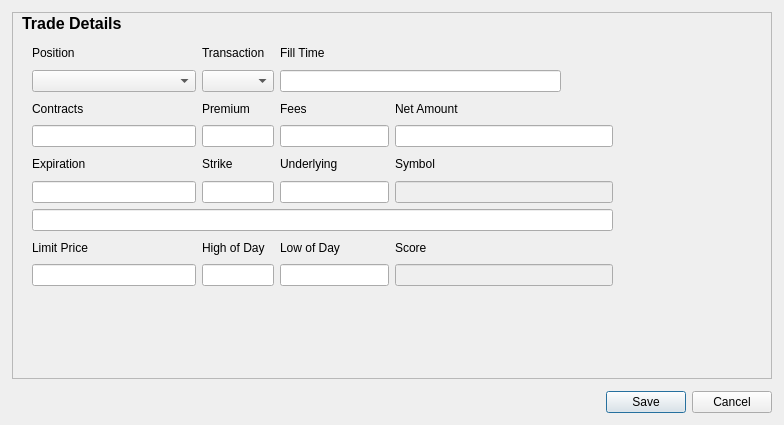
<?xml version="1.0" encoding="UTF-8"?>
<ui version="4.0">
 <class>tradeEntryDialog</class>
 <widget class="QDialog" name="tradeEntryDialog">
  <property name="geometry">
   <rect>
    <x>0</x>
    <y>0</y>
    <width>784</width>
    <height>425</height>
   </rect>
  </property>
  <property name="windowTitle">
   <string>Dialog</string>
  </property>
  <layout class="QVBoxLayout" name="verticalLayout">
   <property name="spacing">
    <number>12</number>
   </property>
   <property name="leftMargin">
    <number>12</number>
   </property>
   <property name="topMargin">
    <number>12</number>
   </property>
   <property name="rightMargin">
    <number>12</number>
   </property>
   <property name="bottomMargin">
    <number>12</number>
   </property>
   <item>
    <widget class="QFrame" name="tradeDetailsFrame">
     <property name="minimumSize">
      <size>
       <width>760</width>
       <height>240</height>
      </size>
     </property>
     <property name="accessibleName">
      <string/>
     </property>
     <property name="frameShape">
      <enum>QFrame::Shape::StyledPanel</enum>
     </property>
     <property name="frameShadow">
      <enum>QFrame::Shadow::Raised</enum>
     </property>
     <widget class="QLabel" name="label">
      <property name="geometry">
       <rect>
        <x>10</x>
        <y>-10</y>
        <width>541</width>
        <height>43</height>
       </rect>
      </property>
      <property name="font">
       <font>
        <pointsize>12</pointsize>
        <bold>true</bold>
       </font>
      </property>
      <property name="text">
       <string>Trade Details</string>
      </property>
     </widget>
     <widget class="QWidget" name="layoutWidget">
      <property name="geometry">
       <rect>
        <x>20</x>
        <y>30</y>
        <width>581</width>
        <height>244</height>
       </rect>
      </property>
      <layout class="QGridLayout" name="gridLayout" columnstretch="3,1,2,4">
       <item row="4" column="0">
        <widget class="QLabel" name="label_5">
         <property name="text">
          <string>Expiration</string>
         </property>
        </widget>
       </item>
       <item row="7" column="1">
        <widget class="QLabel" name="label_14">
         <property name="text">
          <string>High of Day</string>
         </property>
        </widget>
       </item>
       <item row="5" column="2">
        <widget class="QLineEdit" name="underlying"/>
       </item>
       <item row="7" column="2">
        <widget class="QLabel" name="label_15">
         <property name="text">
          <string>Low of Day</string>
         </property>
        </widget>
       </item>
       <item row="3" column="1">
        <widget class="MoneyLineEdit" name="premium">
         <property name="alignment">
          <set>Qt::AlignmentFlag::AlignRight|Qt::AlignmentFlag::AlignTrailing|Qt::AlignmentFlag::AlignVCenter</set>
         </property>
        </widget>
       </item>
       <item row="4" column="1">
        <widget class="QLabel" name="label_6">
         <property name="text">
          <string>Strike</string>
         </property>
        </widget>
       </item>
       <item row="3" column="3">
        <widget class="MoneyLineEdit" name="netAmount">
         <property name="focusPolicy">
          <enum>Qt::FocusPolicy::NoFocus</enum>
         </property>
         <property name="alignment">
          <set>Qt::AlignmentFlag::AlignRight|Qt::AlignmentFlag::AlignTrailing|Qt::AlignmentFlag::AlignVCenter</set>
         </property>
         <property name="readOnly">
          <bool>true</bool>
         </property>
        </widget>
       </item>
       <item row="2" column="0">
        <widget class="QLabel" name="label_9">
         <property name="text">
          <string>Contracts</string>
         </property>
        </widget>
       </item>
       <item row="2" column="1">
        <widget class="QLabel" name="label_10">
         <property name="text">
          <string>Premium</string>
         </property>
        </widget>
       </item>
       <item row="5" column="1">
        <widget class="MoneyLineEdit" name="strike">
         <property name="alignment">
          <set>Qt::AlignmentFlag::AlignRight|Qt::AlignmentFlag::AlignTrailing|Qt::AlignmentFlag::AlignVCenter</set>
         </property>
        </widget>
       </item>
       <item row="7" column="0">
        <widget class="QLabel" name="label_13">
         <property name="text">
          <string>Limit Price</string>
         </property>
        </widget>
       </item>
       <item row="7" column="3">
        <widget class="QLabel" name="label_16">
         <property name="text">
          <string>Score</string>
         </property>
        </widget>
       </item>
       <item row="4" column="3">
        <widget class="QLabel" name="label_7">
         <property name="text">
          <string>Symbol</string>
         </property>
        </widget>
       </item>
       <item row="3" column="2">
        <widget class="MoneyLineEdit" name="fees">
         <property name="alignment">
          <set>Qt::AlignmentFlag::AlignRight|Qt::AlignmentFlag::AlignTrailing|Qt::AlignmentFlag::AlignVCenter</set>
         </property>
        </widget>
       </item>
       <item row="5" column="3">
        <widget class="QLineEdit" name="symbol">
         <property name="enabled">
          <bool>false</bool>
         </property>
        </widget>
       </item>
       <item row="2" column="3">
        <widget class="QLabel" name="label_12">
         <property name="text">
          <string>Net Amount</string>
         </property>
        </widget>
       </item>
       <item row="2" column="2">
        <widget class="QLabel" name="label_11">
         <property name="text">
          <string>Fees</string>
         </property>
        </widget>
       </item>
       <item row="3" column="0">
        <widget class="IntLineEdit" name="contracts">
         <property name="alignment">
          <set>Qt::AlignmentFlag::AlignRight|Qt::AlignmentFlag::AlignTrailing|Qt::AlignmentFlag::AlignVCenter</set>
         </property>
        </widget>
       </item>
       <item row="4" column="2">
        <widget class="QLabel" name="label_8">
         <property name="text">
          <string>Underlying</string>
         </property>
        </widget>
       </item>
       <item row="8" column="0">
        <widget class="MoneyLineEdit" name="limitPrice">
         <property name="alignment">
          <set>Qt::AlignmentFlag::AlignRight|Qt::AlignmentFlag::AlignTrailing|Qt::AlignmentFlag::AlignVCenter</set>
         </property>
        </widget>
       </item>
       <item row="6" column="0" colspan="4">
        <widget class="QLineEdit" name="tradeNarrative"/>
       </item>
       <item row="8" column="1">
        <widget class="MoneyLineEdit" name="highOfDay">
         <property name="alignment">
          <set>Qt::AlignmentFlag::AlignRight|Qt::AlignmentFlag::AlignTrailing|Qt::AlignmentFlag::AlignVCenter</set>
         </property>
        </widget>
       </item>
       <item row="8" column="2">
        <widget class="MoneyLineEdit" name="lowOfDay">
         <property name="alignment">
          <set>Qt::AlignmentFlag::AlignRight|Qt::AlignmentFlag::AlignTrailing|Qt::AlignmentFlag::AlignVCenter</set>
         </property>
        </widget>
       </item>
       <item row="8" column="3">
        <widget class="QLineEdit" name="score">
         <property name="enabled">
          <bool>false</bool>
         </property>
         <property name="alignment">
          <set>Qt::AlignmentFlag::AlignRight|Qt::AlignmentFlag::AlignTrailing|Qt::AlignmentFlag::AlignVCenter</set>
         </property>
        </widget>
       </item>
       <item row="5" column="0">
        <widget class="QLineEdit" name="expiration"/>
       </item>
       <item row="0" column="0">
        <widget class="QLabel" name="label_2">
         <property name="text">
          <string>Position</string>
         </property>
        </widget>
       </item>
       <item row="1" column="0">
        <widget class="QComboBox" name="position">
         <property name="placeholderText">
          <string>Choose a position...</string>
         </property>
        </widget>
       </item>
       <item row="0" column="1">
        <widget class="QLabel" name="label_3">
         <property name="text">
          <string>Transaction</string>
         </property>
        </widget>
       </item>
       <item row="1" column="1">
        <widget class="QComboBox" name="action"/>
       </item>
       <item row="0" column="2" colspan="2">
        <widget class="QLabel" name="label_4">
         <property name="text">
          <string>Fill Time</string>
         </property>
        </widget>
       </item>
       <item row="1" column="2" colspan="2">
        <widget class="DateTimeLineEdit" name="fillTime">
         <property name="maximumSize">
          <size>
           <width>281</width>
           <height>16777215</height>
          </size>
         </property>
        </widget>
       </item>
      </layout>
     </widget>
    </widget>
   </item>
   <item>
    <widget class="QDialogButtonBox" name="saveButtonBox">
     <property name="orientation">
      <enum>Qt::Orientation::Horizontal</enum>
     </property>
     <property name="standardButtons">
      <set>QDialogButtonBox::StandardButton::Cancel|QDialogButtonBox::StandardButton::Save</set>
     </property>
     <property name="centerButtons">
      <bool>false</bool>
     </property>
    </widget>
   </item>
  </layout>
 </widget>
 <customwidgets>
  <customwidget>
   <class>DateTimeLineEdit</class>
   <extends>QLineEdit</extends>
   <header>ebf_ui.widgets.custom.date_time_line_edit</header>
  </customwidget>
  <customwidget>
   <class>MoneyLineEdit</class>
   <extends>QLineEdit</extends>
   <header location="global">ebf_ui.widgets.custom.money_line_edit</header>
  </customwidget>
  <customwidget>
   <class>IntLineEdit</class>
   <extends>QLineEdit</extends>
   <header>ebf_ui.widgets.custom.int_line_edit</header>
  </customwidget>
 </customwidgets>
 <tabstops>
  <tabstop>position</tabstop>
  <tabstop>fillTime</tabstop>
  <tabstop>contracts</tabstop>
  <tabstop>premium</tabstop>
  <tabstop>fees</tabstop>
  <tabstop>netAmount</tabstop>
  <tabstop>expiration</tabstop>
  <tabstop>strike</tabstop>
  <tabstop>underlying</tabstop>
  <tabstop>symbol</tabstop>
  <tabstop>tradeNarrative</tabstop>
  <tabstop>limitPrice</tabstop>
  <tabstop>highOfDay</tabstop>
  <tabstop>lowOfDay</tabstop>
  <tabstop>score</tabstop>
 </tabstops>
 <resources/>
 <connections>
  <connection>
   <sender>saveButtonBox</sender>
   <signal>accepted()</signal>
   <receiver>tradeEntryDialog</receiver>
   <slot>accept()</slot>
   <hints>
    <hint type="sourcelabel">
     <x>248</x>
     <y>254</y>
    </hint>
    <hint type="destinationlabel">
     <x>157</x>
     <y>274</y>
    </hint>
   </hints>
  </connection>
  <connection>
   <sender>saveButtonBox</sender>
   <signal>rejected()</signal>
   <receiver>tradeEntryDialog</receiver>
   <slot>reject()</slot>
   <hints>
    <hint type="sourcelabel">
     <x>316</x>
     <y>260</y>
    </hint>
    <hint type="destinationlabel">
     <x>286</x>
     <y>274</y>
    </hint>
   </hints>
  </connection>
 </connections>
</ui>
